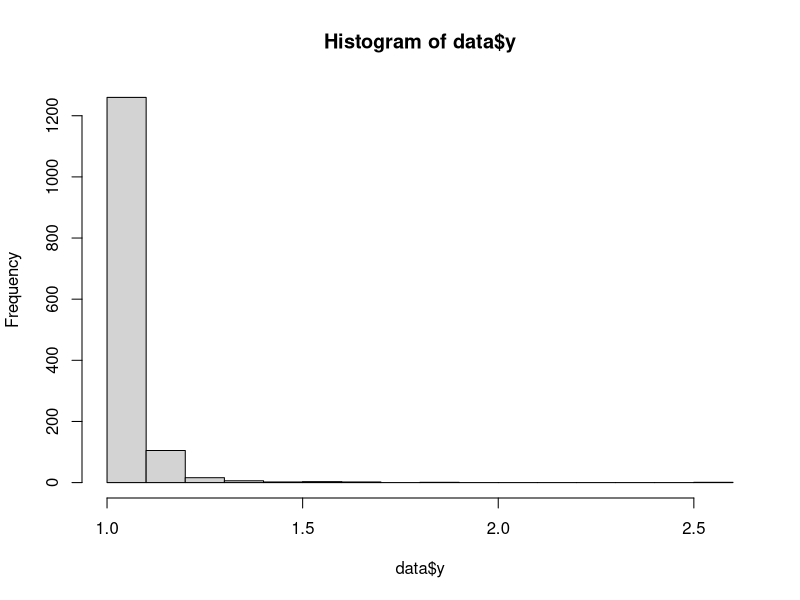
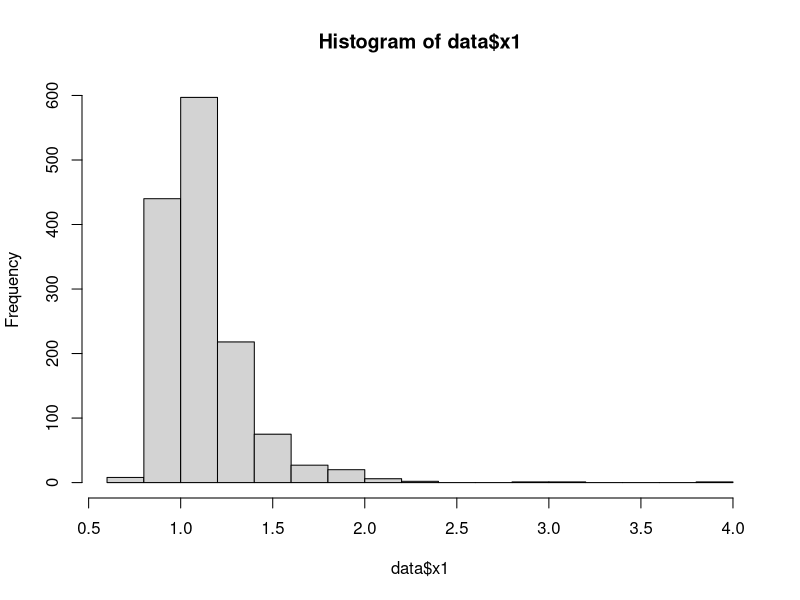
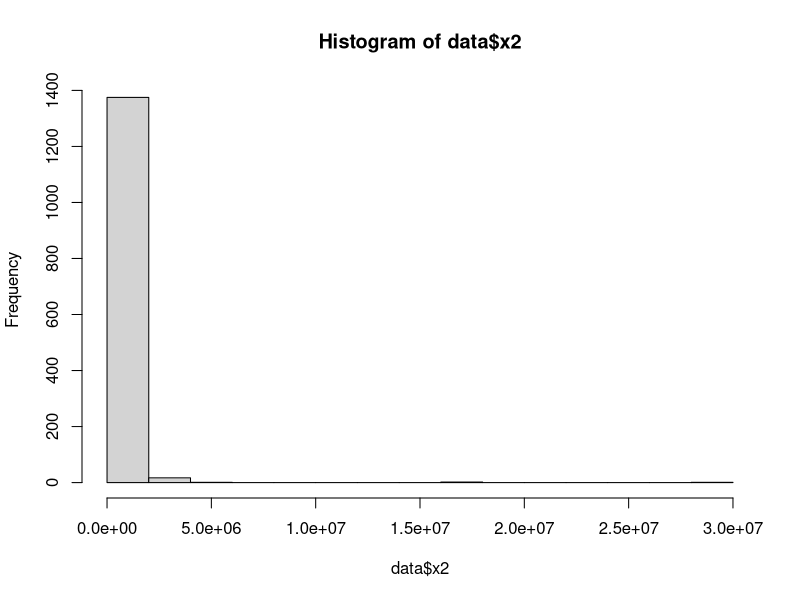
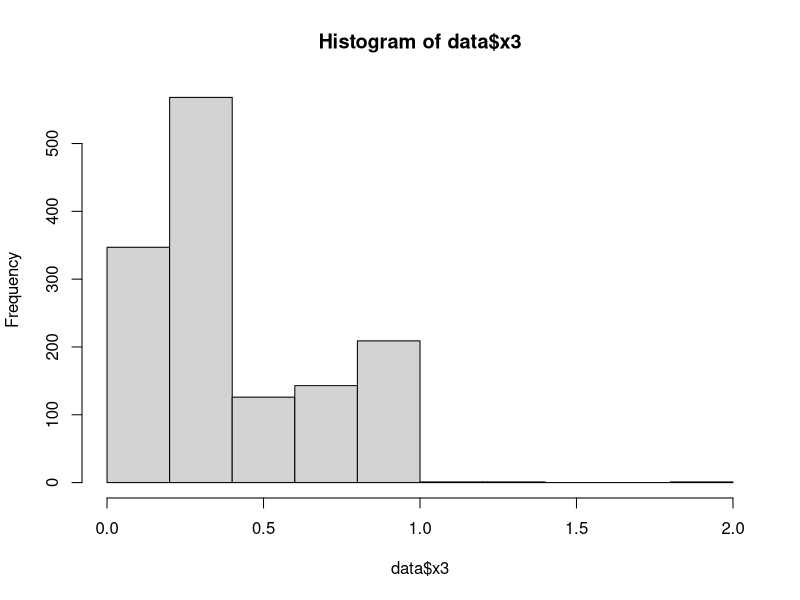
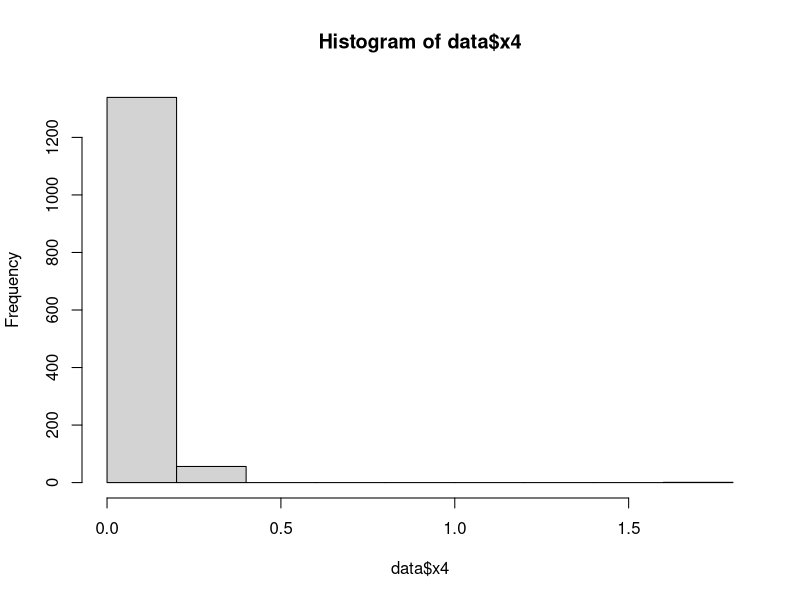
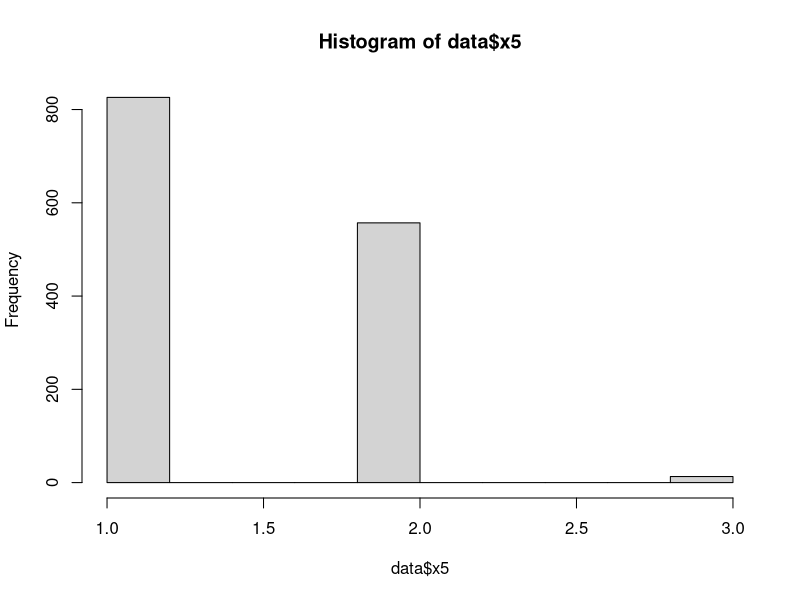

These figures' R source, in order:
library(dplyr)

library(magrittr)

library(MASS)

data <- read.csv("workingdata.csv")
 
# remove numbering column
#data <- data %>% select(-no)

hist(data$y) # right skewed
hist(data$x1) # a little right skewed
hist(data$x2) # very right skewed
hist(data$x3)
hist(data$x4) # some high outliers
hist(data$x5) # factor, mostly 1s and 2s

data$x5 <- as.factor(data$x5)

# The categorical variable x5 is itself a significant term for predicting the response variable y. However, it may be risky to use ANOVA when the response variable is so right skewed. We should consider transforming the data to something more normal.
aov(data = data, y ~ x5)

# Also should consider other predictors.
# Remove outliers
data <- data %>% filter(x2 < 10000000 & x4 < 1)

# Try a few different models. x2 is also quite right skewed. Some variables are not good predictors.
lm(data = data, y ~ x1 + log(x2) + x3 + x4 + x5) %>% summary
lm(data = data, y ~ x1 + log(x2) + x3 + x5) %>% summary
lm(data = data, log(y) ~ x1 + log(x2) + x3 + x5) %>% summary

# Stepwise model selection leads us to this final model with x1, log(x2), x3, and x5 as predictors for log(y). Since the data has been transformed, you will need to undo the transformation when interpreting coefficients. To summarize, however, x1 and the third category in x5 are positively correlated with the log of the response variable y. log(x2), x3, and the second category in x5 are the opposite.

# Given the relationship between linear regression and ANCOVA, we can see similar results when using the same model in ANOVA. x1, log(x2), x3, and x5 are significant predictors of the response variable log(y).

aov(data = data, log(y) ~ x1 + log(x2) + x3 + x5) %>% summary
